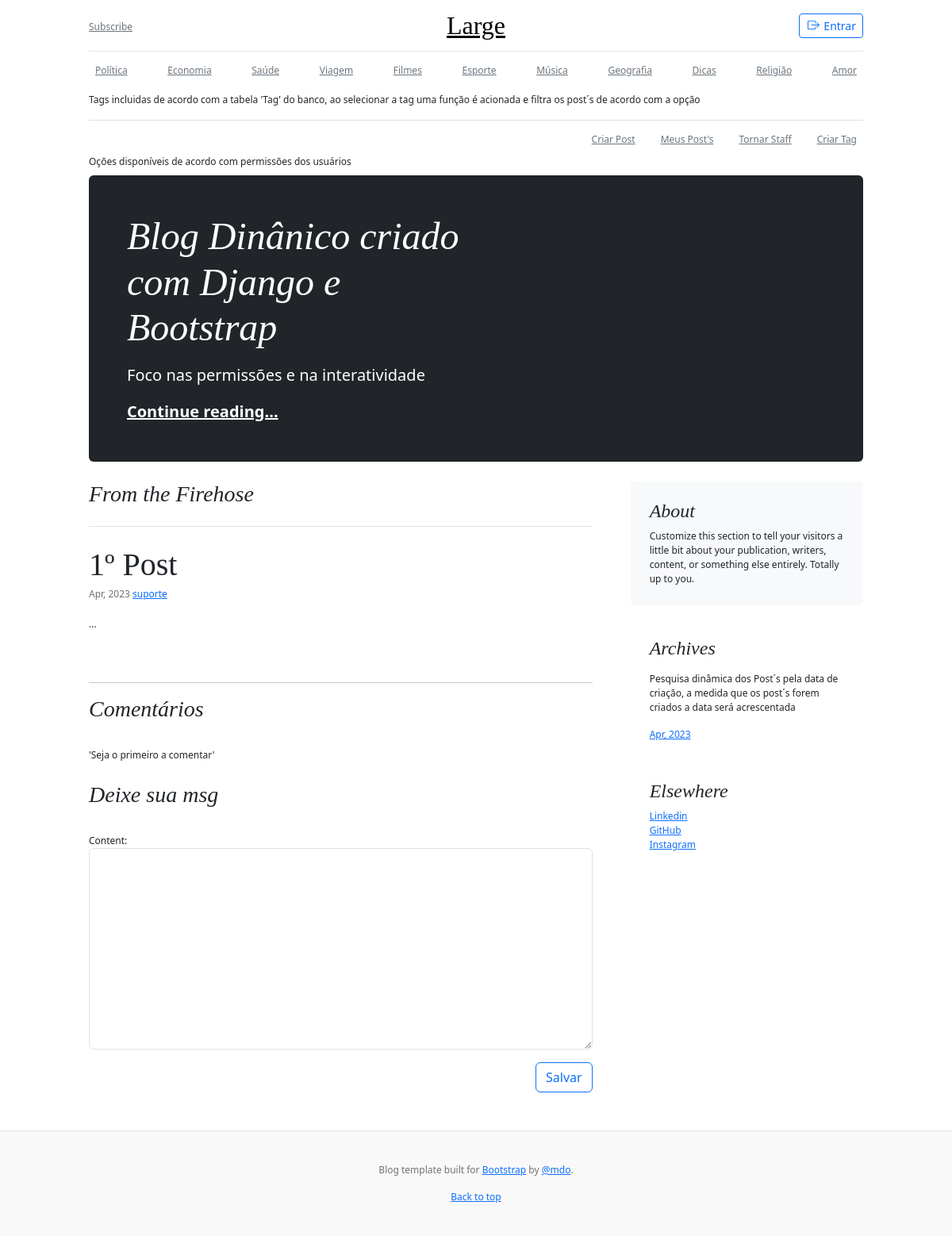
Page /post_detail/26/ on the committed database.
### blog/models.py (models this page shows, shortened)
class Tag(models.Model):
    name = models.CharField(max_length=10)
    def __str__(self):
        return self.name

class Post(models.Model):
    title = models.CharField(max_length=255)
    summary = models.CharField(max_length=255)
    content = models.TextField()
    date_create = models.DateField()
    tags = models.ManyToManyField(Tag)
    author = models.ForeignKey(User, on_delete=models.PROTECT, null=True, blank=True)

### blog/views.py (the view)
# urls.py: path('post_detail/<int:id>/', post_detail, name='post_detail'),
def post_detail(request, id):
    post = Post.objects.get(id=id)
    comments = Comment.objects.filter(post=id)
    form = CommentForm()
    context = {
        'post': post,
        'comments': comments,
        'form': form,
    }
    return render(request, 'blog/post_detail.html', context)

### blog/forms.py (shortened to what this page needs)
class CommentForm(forms.ModelForm):
    class Meta:
        model = Comment
        exclude = ['post', 'autor']
    def __init__(self, *args, **kwargs):
        self.user = kwargs.pop('user', None)
        super().__init__(*args, **kwargs)
        for field in self.fields.values():
            widget = field.widget
            widget.attrs.update({'class': 'form-control'})

### blog/views.py (called while the page is built)
def globais(request):
    posts = Post.objects.all().order_by('-pk')
    tags = Tag.objects.all()
    datas = []
    for post in posts:
        if post.date_create not in datas:
            datas.append(post.date_create)
    context = {
        'posts': posts,
        'tags': tags,
        'datas': datas,
    }
    return context

### blog/templates/blog/post_detail.html (shortened to what this page needs)
{% extends 'blog/base.html' %}
{% load permission_tags %}
{% block main %}
<article class="blog-post">
    <h2 class="blog-post-title mb-1">{{ post.title }}</h2>
    <p class="blog-post-meta">{{ post.date_create|date:"M, Y" }} <a href="#">{{ post.author }}</a></p>
    <p>{{ post.content }}</p>
</article>
<hr>
<h3 class="pb-4 mb-2 fst-italic">
    Comentários
</h3>
{% if comments %}
{% for comment in comments %}
<p>Autor: <a href="/">{{ comment.autor }}</a></p>
<p>{{ comment.content }}</p>
<hr>
{% endfor %}
{% else %}
<p class="pb-2">'Seja o primeiro a comentar'</p>
{% endif %}
{% if user|can:'comentar' %}
<h3 class="pb-4 mb-2 fst-italic">
    Deixe sua msg
</h3>
<form action="{% url 'comment_create' post.id %}" method="post">
    {{ form.as_p }}
    <button type="submit" class="btn btn-outline-primary mb-5 float-end">Salvar</button>
</form>
{% else %}
<h5><a class="btn btn-outline-primary" href="{% url 'register' %}">Se cadastre para poder comentar</a></h5>
{% endif %}
{% endblock %}

### blog/templates/blog/base.html (shortened to what this page needs)
<!doctype html>
<html lang="pt-br" data-bs-theme="auto">
<head>
    <link href="https://cdn.jsdelivr.net/npm/bootstrap@5.3.0-alpha3/dist/css/bootstrap.min.css" rel="stylesheet"
>
    {% load permission_tags %}
</head>
<body>
<div class="container">
    <header class="blog-header lh-1 py-3">
        <div class="row flex-nowrap justify-content-between align-items-center">
            <div class="col-4 pt-1">
                <a class="link-secondary" href="#">Subscribe</a>
            </div>
            <div class="col-4 text-center">
                <a class="blog-header-logo text-body-emphasis" href="{% url 'index' %}">Large</a>
            </div>
            <div class="col-4 d-flex justify-content-end align-items-center">
                {% if request.user.is_authenticated %}
                <p class="pt-3 pe-4">Seja Bem-Vindo, {{ user.username }}</p>
                <a class="btn btn-sm btn-outline-secondary pt-1" href="{% url 'logout' %}">
                    <svg xmlns="http://www.w3.org/2000/svg" width="19" height="15" fill="currentColor"
                         class="bi bi-box-arrow-in-left" viewBox="0 0 16 16">
                        <path fill-rule="evenodd"
                              d="M10 3.5a.5.5 0 0 0-.5-.5h-8a.5.5 0 0 0-.5.5v9a.5.5 0 0 0 .5.5h8a.5.5 0 0 0 .5-.5v-2a.5.5 0 0 1 1 0v2A1.5 1.5 0 0 1 9.5 14h-8A1.5 1.5 0 0 1 0 12.5v-9A1.5 1.5 0 0 1 1.5 2h8A1.5 1.5 0 0 1 11 3.5v2a.5.5 0 0 1-1 0v-2z"/>
                        <path fill-rule="evenodd"
                              d="M4.146 8.354a.5.5 0 0 1 0-.708l3-3a.5.5 0 1 1 .708.708L5.707 7.5H14.5a.5.5 0 0 1 0 1H5.707l2.147 2.146a.5.5 0 0 1-.708.708l-3-3z"/>
                    </svg>
                    Logout</a>
                {% else %}
                <a class="btn btn-sm btn-outline-primary py-1" href="{% url 'login' %}">
                    Entrar</a>
                {% endif %}
            </div>
        </div>
    </header>
    <div class="nav-scroller py-2 mb-2">
        <nav class="nav d-flex justify-content-between">
            {% for tag in tags %}
            <a class="p-2 link-secondary" href="{% url 'tag' tag %}">{{ tag }}</a>
            {% endfor %}
        </nav>
    </div>
    <p>Tags incluidas de acordo com a tabela 'Tag' do banco, ao selecionar a tag uma função é acionada e filtra os post´s de acordo com a opção</p>
    {% if user|can:'criar_posts' %}
    <div class="nav-scroller py-2 border-top">
        <nav class="nav d-flex justify-content-between float-end">
            <a href="{% url 'post_page' %}" class="p-2 me-3 link-secondary">Criar Post</a>
            <a href="{% url 'my_posts' request.user.id %}" class="p-2 me-3 link-secondary">Meus Post's</a>
            {% if user|can:'tornar_staff' %}
            <a href="{% url 'staff_page' %}" class="p-2 me-3 link-secondary">Tornar Staff</a>
            {% endif %}
            {% if user|can:'criar_tags' %}
            <a href="{% url 'tag_page' %}" class="p-2 link-secondary">Criar Tag</a>
            {% endif %}
        </nav>
    </div>
    <p class="pt-0 mb-2">Oções disponíveis de acordo com permissões dos usuários</p>
    {% endif %}
</div>
<main class="container">
    <div class="p-4 p-md-5 mb-4 rounded text-bg-dark">
        <div class="col-md-6 px-0">
            <h1 class="display-4 fst-italic">Blog Dinânico criado com Django e Bootstrap</h1>
            <p class="lead my-3">Foco nas permissões e na interatividade</p>
            <p class="lead mb-0"><a href="#" class="text-white fw-bold">Continue reading...</a></p>
        </div>
    </div>
    <div class="row g-5">
        <div class="col-md-8">
            <h3 class="pb-4 mb-4 fst-italic border-bottom">
                From the Firehose
            </h3>
            {% block main %}
            {% endblock %}
        </div>
        <div class="col-md-4">
            <div class="position-sticky" style="top: 2rem;">
                <div class="p-4 mb-3 bg-body-tertiary rounded">
                    <h4 class="fst-italic">About</h4>
                    <p class="mb-0">Customize this section to tell your visitors a little bit about your
                        publication,
                        writers, content, or something else entirely. Totally up to you.</p>
                </div>
                <div class="p-4">
                    <h4 class="fst-italic">Archives</h4>
                    <p class="pt-2">Pesquisa dinâmica dos Post´s pela data de criação, a medida que os post´s forem
                        criados a data será acrescentada</p>
                    <ol class="list-unstyled mb-0">
                        {% for data in datas %}
                        <li><a href="{% url 'archive' data %}">{{ data|date:"M, Y" }}</a></li>
                        {% endfor %}
                    </ol>
                </div>
                <div class="p-4">
                    <h4 class="fst-italic">Elsewhere</h4>
                    <ol class="list-unstyled">
                        <li><a href="https://www.linkedin.com/in/afonso-oliveira-93816020a/">Linkedin</a></li>
                        <li><a href="https://github.com/afonsoliveiraa">GitHub</a></li>
                        <li><a href="https://www.instagram.com/afonsoliveira_/">Instagram</a></li>
                    </ol>
                </div>
            </div>
        </div>
    </div>
</main>
<footer class="blog-footer">
    <p>Blog template built for <a href="https://getbootstrap.com/">Bootstrap</a> by <a href="https://twitter.com/mdo">@mdo</a>.
    </p>
    <p>
        <a href="#">Back to top</a>
    </p>
</footer>
</body>
</html>

### blog/templates/blog/base.html (style rules this page uses)
.bi { vertical-align: -.125em; fill: currentColor; }
.nav-scroller { position: relative; z-index: 2; height: 2.75rem; overflow-y: hidden; }
.nav-scroller .nav { display: flex; flex-wrap: nowrap; padding-bottom: 1rem; margin-top: -1px; overflow-x: auto; text-align: center; white-space: nowrap; -webkit-overflow-scrolling: touch; }
body { font-size: 12px; }
.container { max-width: 1000px; }
.blog-header { border-bottom: 1px solid #e5e5e5; }
.blog-header-logo { font-family: "Playfair Display", Georgia, "Times New Roman", serif; font-size: 2rem; }
h1, h2, h3, h4, h5, h6 { font-family: "Playfair Display", Georgia, "Times New Roman", serif; }
.display-4 { font-size: 2.5rem; }
@media (min-width: 768px) { .display-4 { font-size: 3rem; } }
.blog-post { margin-bottom: 4rem; }
.blog-post-title { font-size: 2.5rem; }
.blog-post-meta { margin-bottom: 1.25rem; color: #727272; }
.blog-footer { padding: 2.5rem 0; color: #727272; text-align: center; background-color: #f9f9f9; border-top: .05rem solid #e5e5e5; }
.blog-footer p:last-child { margin-bottom: 0; }

### rows in the picture
Tag: name "Política"
Tag: name "Economia"
Tag: name "Saúde"
Tag: name "Viagem"
Tag: name "Filmes"
Tag: name "Esporte"
Tag: name "Música"
Tag: name "Geografia"
Tag: name "Dicas"
Tag: name "Religião"
Tag: name "Amor"
Post: title "1º Post", date_create "Apr, 2023", author "suporte", content "...", datas "Apr, 2023"
